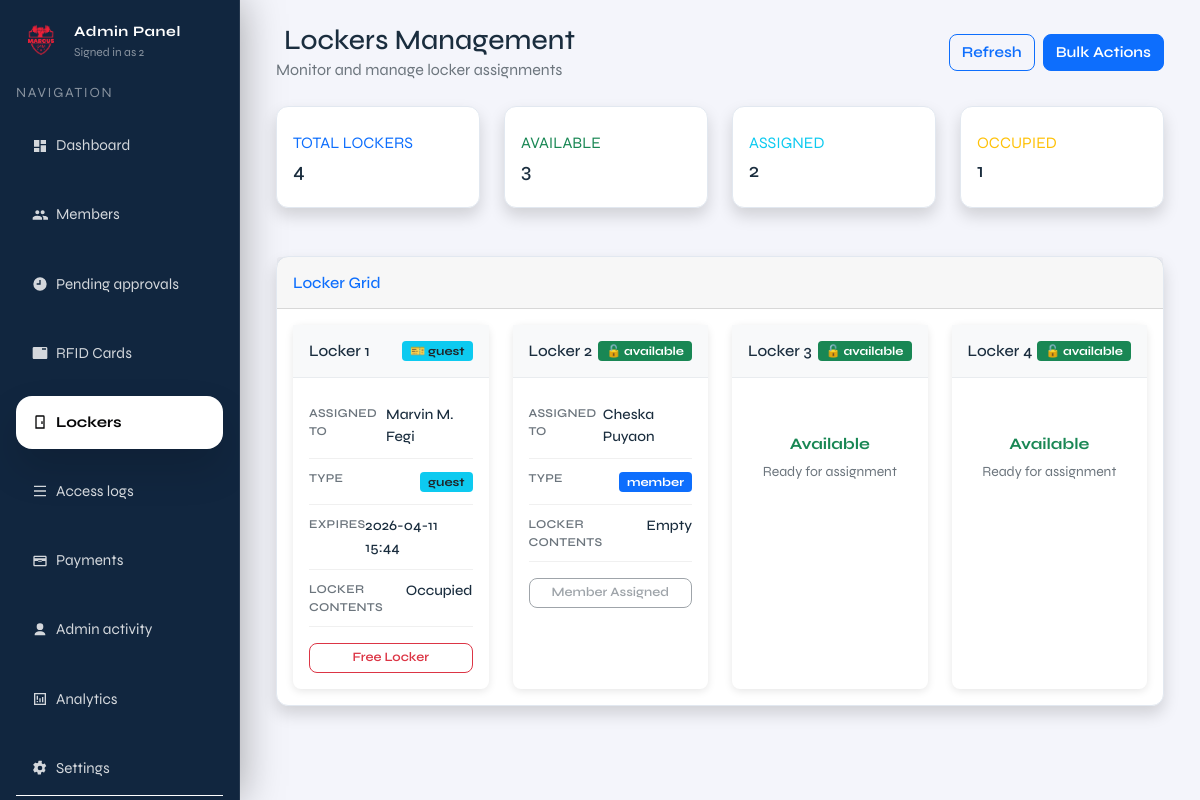
Screenshot of /admin/lockers (signed in) with the database file from the repository.
### tables this page shows
CREATE TABLE members (
              id INTEGER PRIMARY KEY AUTOINCREMENT,
              full_name TEXT NOT NULL,
              address TEXT,
              contact_number TEXT,
              age INTEGER,
              category TEXT,
              payment_status TEXT NOT NULL DEFAULT 'unpaid',
              paid_at TEXT,
              status TEXT NOT NULL DEFAULT 'pending',
              created_at TEXT NOT NULL DEFAULT (datetime('now'))
            , locker_id INTEGER, fingerprint_uid TEXT, rfid_uid TEXT, expiry_date TEXT, member_type TEXT DEFAULT 'regular');

CREATE TABLE lockers (
              id INTEGER PRIMARY KEY AUTOINCREMENT,
              label TEXT NOT NULL,
              status TEXT NOT NULL DEFAULT 'available'
            );

### admin.py (the view)
@admin_bp.get("/lockers")
def admin_lockers():
    guard = _require_admin()
    if guard is not None:
        return guard
    now_local = datetime.now().strftime("%Y-%m-%d %H:%M:%S")
    with connect() as conn:
        conn.execute(
            """
            UPDATE members
               SET locker_id = NULL
             WHERE member_type = 'guest'
               AND locker_id IS NOT NULL
               AND REPLACE(expiry_date, 'T', ' ') < ?
            """,
            (now_local,),
        )
        conn.execute(
            """
            UPDATE members
               SET locker_id = NULL
             WHERE member_type = 'guest'
               AND locker_id IS NOT NULL
               AND NOT EXISTS (
                   SELECT 1 FROM guest_rfid_cards grc
                    WHERE grc.guest_id = members.id
                      AND grc.status = 'ACTIVE'
               )
            """,
        )
        conn.execute(
            """
            UPDATE lockers
               SET status = 'available'
             WHERE status = 'occupied'
               AND id NOT IN (SELECT locker_id FROM members WHERE locker_id IS NOT NULL)
            """,
        )
        lockers_data = conn.execute(
            """
            SELECT
                l.id,
                l.label,
                l.status,
                m.id AS member_id,
                m.full_name,
                m.member_type,
                m.status AS member_status,
                m.payment_status,
                m.expiry_date
            FROM lockers l
            LEFT JOIN members m ON l.id = m.locker_id
                AND (
                    (m.member_type != 'guest' AND m.status = 'approved')  -- Only show APPROVED regular members
                    OR (m.member_type = 'guest' AND (m.expiry_date IS NULL OR REPLACE(m.expiry_date, 'T', ' ') >= ?))  -- Show active guests, including no-expiry guests
                )
            ORDER BY l.id ASC
            """,
            (now_local,)
        ).fetchall()
        lockers = []
        for row in lockers_data:
            locker = {
                "id": row["id"],
                "label": row["label"],
                "status": row["status"],
                "assigned_to": None
            }
            if row["member_id"]:
                locker["assigned_to"] = {
                    "id": row["member_id"],
                    "name": row["full_name"],
                    "type": row["member_type"],
                    "member_status": row["member_status"],
                    "payment_status": row["payment_status"],
                    "expiry_date": row["expiry_date"]
                }
            lockers.append(locker)
        stats = {
            "total": len(lockers),
            "available": sum(1 for l in lockers if l["status"] == "available"),
            "occupied": sum(1 for l in lockers if l["status"] == "occupied"),
            "assigned": sum(1 for l in lockers if l["assigned_to"] is not None)
        }
    return render_template(
        "admin/pages/admin_lockers.html",
        lockers=lockers,
        stats=stats,
        current_page="lockers",
        admin_username=session.get("admin_username"),
        now=datetime.now(),
    )

### admin.py (called while the page is built)
def _require_admin():
    if not session.get("admin_logged_in"):
        return redirect(url_for("admin.admin_login"))
    return None

@admin_bp.before_request
def _protect_admin_routes():
    if request.endpoint in ("admin.admin_login", "admin.admin_login_submit"):
        return None
    if not session.get("admin_logged_in"):
        return redirect(url_for("admin.admin_login"))

### db.py (called while the page is built, shortened)
def _db_path() -> Path:
    env_path = os.getenv("LOCKER_DB_PATH")
    if env_path:
        return Path(env_path)
    current_dir = Path(__file__).resolve().parent
    candidate_paths = [
        current_dir / "locker.sqlite3",
        current_dir / "locker.db",
        current_dir.parent / "locker.sqlite3",
        current_dir.parent / "locker.db",
    ]
    for path in candidate_paths:
        if path.exists():
            return path
    return current_dir.parent / "locker.sqlite3"

def _database_url() -> Optional[str]:
    return os.getenv("DATABASE_URL") or os.getenv("POSTGRES_URL")

def connect() -> DBConnection:
    database_url = _database_url()
    if database_url:
        if psycopg2 is None:
            raise RuntimeError("PostgreSQL support requires psycopg2-binary. Install it before using DATABASE_URL.")
        conn = psycopg2.connect(database_url)
        return DBConnection(conn, is_postgres=True)
    sqlite_conn = sqlite3.connect(_db_path())
    return DBConnection(sqlite_conn, is_postgres=False)

    def __enter__(self) -> "DBConnection":
        if self._is_postgres:
            self._cursor = self._conn.cursor(cursor_factory=psycopg2.extras.RealDictCursor)
        else:
            self._conn.row_factory = sqlite3.Row
            self._cursor = self._conn.cursor()
        return self

    def __exit__(self, exc_type, exc, tb):
        if exc_type is not None:
            if self._is_postgres:
                self._conn.rollback()
            return False
        if self._is_postgres:
            self._conn.commit()
        else:
            self._conn.commit()
        self._cursor.close()
        if self._is_postgres:
            self._conn.close()
        else:
            self._conn.close()
        return False

    def _translate_sql(self, sql: str, params: Optional[Iterable[Any]] = None) -> str:
        if not self._is_postgres:
            return sql

### templates/admin/pages/admin_lockers.html (shortened to what this page needs)
{% extends "admin/layout/admin.html" %}
{% block admin_content %}
<div class="container-fluid">
  <div class="d-flex justify-content-between align-items-center mb-4">
    <div>
      <h1 class="h3 mb-0 text-gray-800">
        Lockers Management
      </h1>
      <p class="text-muted mb-0">Monitor and manage locker assignments</p>
    </div>
    <div class="d-flex gap-2">
      <button class="btn btn-outline-primary" onclick="refreshLockers()">
         Refresh
      </button>
      <button class="btn btn-primary" onclick="showBulkActions()">
         Bulk Actions
      </button>
    </div>
  </div>
  <div class="row mb-4">
    <div class="col-xl-3 col-md-6 mb-4">
      <div class="card border-left-primary shadow h-100 py-2">
        <div class="card-body">
          <div class="row no-gutters align-items-center">
            <div class="col mr-2">
              <div class="text-xs font-weight-bold text-primary text-uppercase mb-1">
                Total Lockers</div>
              <div class="h5 mb-0 font-weight-bold text-gray-800">{{ stats.total }}</div>
            </div>
          </div>
        </div>
      </div>
    </div>
    <div class="col-xl-3 col-md-6 mb-4">
      <div class="card border-left-success shadow h-100 py-2">
        <div class="card-body">
          <div class="row no-gutters align-items-center">
            <div class="col mr-2">
              <div class="text-xs font-weight-bold text-success text-uppercase mb-1">
                Available</div>
              <div class="h5 mb-0 font-weight-bold text-gray-800">{{ stats.available }}</div>
            </div>
          </div>
        </div>
      </div>
    </div>
    <div class="col-xl-3 col-md-6 mb-4">
      <div class="card border-left-info shadow h-100 py-2">
        <div class="card-body">
          <div class="row no-gutters align-items-center">
            <div class="col mr-2">
              <div class="text-xs font-weight-bold text-info text-uppercase mb-1">
                Assigned</div>
              <div class="h5 mb-0 font-weight-bold text-gray-800">{{ stats.assigned }}</div>
            </div>
          </div>
        </div>
      </div>
    </div>
    <div class="col-xl-3 col-md-6 mb-4">
      <div class="card border-left-warning shadow h-100 py-2">
        <div class="card-body">
          <div class="row no-gutters align-items-center">
            <div class="col mr-2">
              <div class="text-xs font-weight-bold text-warning text-uppercase mb-1">
                Occupied</div>
              <div class="h5 mb-0 font-weight-bold text-gray-800">{{ stats.occupied }}</div>
            </div>
          </div>
        </div>
      </div>
    </div>
  </div>
  <div class="card shadow">
    <div class="card-header py-3">
      <h6 class="m-0 font-weight-bold text-primary">Locker Grid</h6>
    </div>
    <div class="card-body">
      <div class="locker-grid">
        <div class="row g-4 justify-content-center" id="lockersGrid">
        {% for locker in lockers %}
          <div class="col-6 col-md-4 col-lg-3">
            <div class="card locker-card h-100 {% if locker.assigned_to %}border-primary{% elif locker.status == 'occupied' %}border-warning{% else %}border-success{% endif %}">
              <div class="locker-header d-flex justify-content-between align-items-center">
                <h6 class="mb-0">{{ locker.label }}</h6>
                {% if locker.assigned_to and locker.assigned_to.type == 'member' %}
                  <span class="badge bg-warning text-dark" style="font-size: 0.75rem;">🔒 member</span>
                {% elif locker.assigned_to and locker.assigned_to.type == 'guest' %}
                  <span class="badge bg-info text-dark" style="font-size: 0.75rem;">🎫 guest</span>
                {% elif locker.status == 'occupied' %}
                  <span class="badge bg-danger" style="font-size: 0.75rem;">📦 occupied</span>
                {% else %}
                  <span class="badge bg-success" style="font-size: 0.75rem;">🔓 available</span>
                {% endif %}
              </div>
              <div class="card-body p-3">
                {% if locker.assigned_to %}
                  <div class="locker-info-row">
                    <span class="locker-label">Assigned to</span>
                    <span class="locker-value">{{ locker.assigned_to.name }}</span>
                  </div>
                  <div class="locker-info-row">
                    <span class="locker-label">Type</span>
                    <span>
                      {% if locker.assigned_to.type == 'guest' %}
                        <span class="badge bg-info text-dark" style="font-size: 0.75rem;">guest</span>
                      {% else %}
                        <span class="badge bg-primary" style="font-size: 0.75rem;">member</span>
                      {% endif %}
                    </span>
                  </div>
                  {% if locker.assigned_to.type == 'guest' and locker.assigned_to.expiry_date %}
                  <div class="locker-info-row">
                    <span class="locker-label">Expires</span>
                    <span class="locker-value">{{ locker.assigned_to.expiry_date.replace('T', ' ')[:16] }}</span>
                  </div>
                  {% endif %}
                  <div class="locker-info-row">
                    <span class="locker-label">Locker contents</span>
                    <span class="locker-value">
                      {% if locker.status == 'occupied' %}
                        Occupied
                      {% else %}
                        Empty
                      {% endif %}
                    </span>
                  </div>
                  <div class="d-grid gap-2 mt-3">
                    {% if locker.assigned_to.type == 'guest' %}
                      <button type="button" class="btn btn-sm btn-outline-danger" onclick="showDeleteModal('locker', {'locker_id': '{{ locker.label }}', 'name': '{{ locker.assigned_to.name }}'}, function() { fetch('{{ url_for('admin.admin_delete_guest', guest_id=locker.assigned_to.id) }}', { method: 'POST' }).then(r => location.reload()); })">Free Locker</button>
                    {% else %}
                      <button type="button" class="btn btn-sm btn-outline-secondary" disabled>Member Assigned</button>
                    {% endif %}
                  </div>
                {% else %}
                  <div class="text-center py-4">
                    {% if locker.status == 'occupied' %}
                      <div class="mb-3"><i class="fas fa-archive fa-3x text-warning"></i></div>
                      <h6 class="text-warning fw-bold mb-2">Contents Detected</h6>
                      <p class="text-muted small mb-3">IR sensor indicates locker is not empty</p>
                    {% else %}
                      <h6 class="text-success fw-bold mb-2">Available</h6>
                      <p class="text-muted small mb-3">Ready for assignment</p>
                    {% endif %}
                  </div>
                {% endif %}
              </div>
            </div>
          </div>
        {% endfor %}
      </div>
    </div>
  </div>
</div>
{% endblock %}

### templates/layouts/base.html (style rules this page uses)
:root { --brand-blue: #1a3a5c; --brand-teal: #0f6e56; --brand-accent: #378add; --brand-light: #f4f6f9; --brand-white: #ffffff; }
*, *::before, *::after { box-sizing: border-box; }
html, body { height: 100%; margin: 0; padding: 0; }
html, body { -ms-overflow-style: none; scrollbar-width: none; }
body { font-family: 'Syne', sans-serif; background: var(--brand-light); color: #1a2d3e; font-size: 16px; }
.btn, .btn-primary, .btn-secondary, .btn-danger, .btn-outline-danger { border-radius: 8px; font-weight: 600; transition: all 0.2s ease; font-size: 0.95rem; }
.card { border-radius: 12px; border: 1px solid #e2e8f0; }
.badge { padding: 4px 8px; font-size: 0.75rem; }

### templates/admin/pages/admin_lockers.html (style rules this page uses)
.locker-card { border: none; box-shadow: 0 2px 8px rgba(0,0,0,0.1); border-radius: 0.5rem; transition: transform 0.2s, box-shadow 0.2s; height: 100%; }
.locker-header { border-bottom: 1px solid #e9ecef; padding: 1rem; background: #f8f9fa; }
.locker-info-row { display: flex; justify-content: space-between; padding: 0.65rem 0; border-bottom: 1px solid #f0f0f0; }
.locker-label { color: #6c757d; font-size: 0.75rem; font-weight: 600; text-transform: uppercase; letter-spacing: 0.02em; }
.locker-value { font-size: 0.9rem; font-weight: 500; }
.locker-grid { max-width: 900px; margin: 0 auto; }
.card-header { font-weight: 600; }
.badge { font-size: 0.75rem; }
.btn-sm { font-size: 0.8rem; }

### rows the page displays
members: label "Locker 1", member_type "🎫 guest", assigned_to.name "Marvin M. Fegi", assigned_to.expiry_date "2026-04-11 15:44", shows "Occupied"
members: label "Locker 2", member_type "🔓 available", assigned_to.name "Cheska Puyaon", shows "Empty"
lockers: label "Locker 3", status "🔓 available"
lockers: label "Locker 4", status "🔓 available"

### other values shown
{{ admin_username or "admin" }} "2"
{{ stats.total }} "4"
{{ stats.available }} "3"
{{ stats.assigned }} "2"
{{ stats.occupied }} "1"
